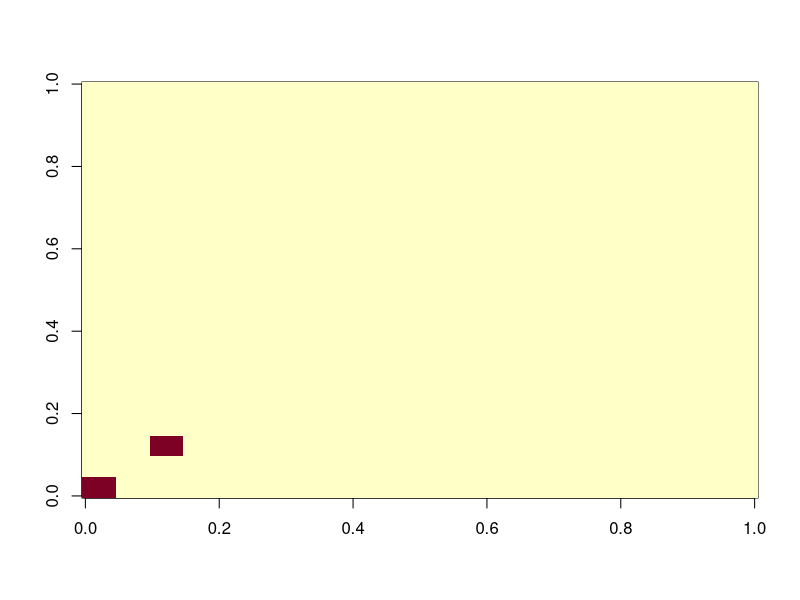
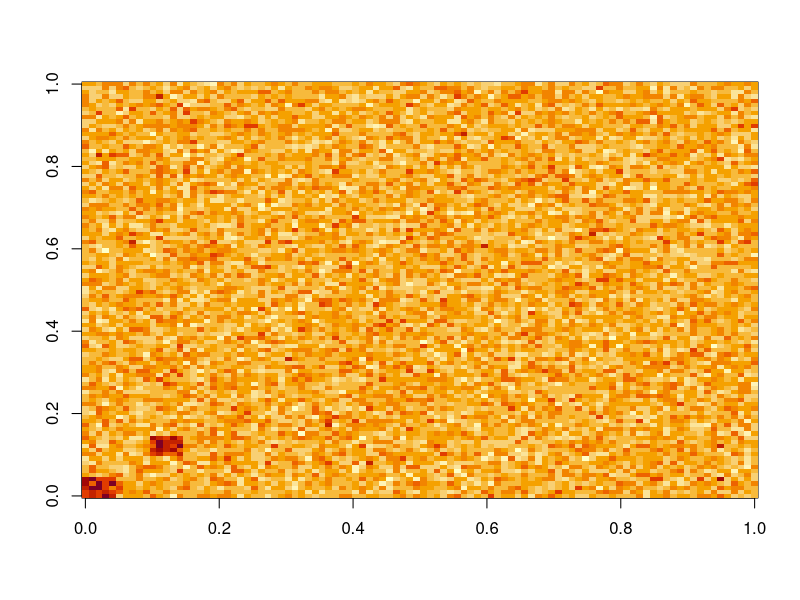
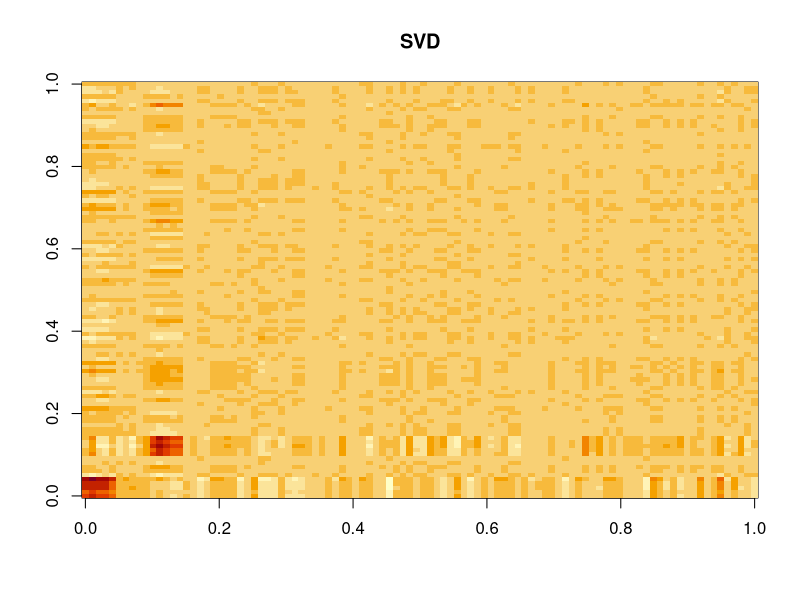

These charts were generated, in order, by the following R code: (Note: this script raises an error after producing the figures.)
n <- 100
m <- 100

u <- matrix(0, nrow = n, ncol = 2)
u[1:5, 1] <- 1
u[11:15, 2] <- 1
u <- qr.Q(qr(u))

v <- matrix(0, nrow = m, ncol = 2)
v[1:5, 1] <- 1
v[11:15, 2] <- 1
v <- qr.Q(qr(v))

mu <- tcrossprod(u,v)
image(mu)

set.seed(1)
x <- 16 * mu + matrix(rnorm(n*m), nrow = n)
image(x)

s <- svd(x)
image(tcrossprod(s$u[,1:2], s$v[,1:2]), main = 'SVD')

out <- svps(x, ndim = 2, lambdaminratio = 0.1, verbose = 1)
print(out)
image(projection(out, 1), main = 'SVPS')

library(microbenchmark)
microbenchmark(out <- svps(x, ndim = 2, verbose = 1), times = 10)
print(out)
